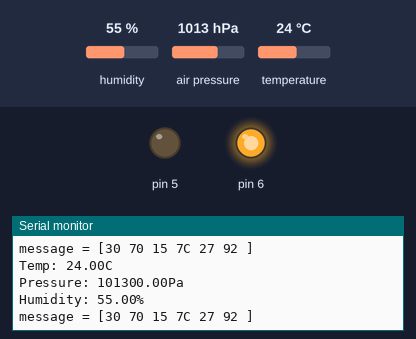
Bench run of a sketch on a simulated Arduino Uno, built with avr-gcc and run on an emulated ATmega328P. Shown: output pins drawn as LEDs (lit = HIGH), the last lines printed to the serial monitor. The inputs (shaded band) are chosen by the test bench; at power-on: humidity 55 %, air pressure 1013 hPa, temperature 24 °C.

Above: at 2.2 s.
2.3 s: humidity set to 22 %
At 3.8 s:
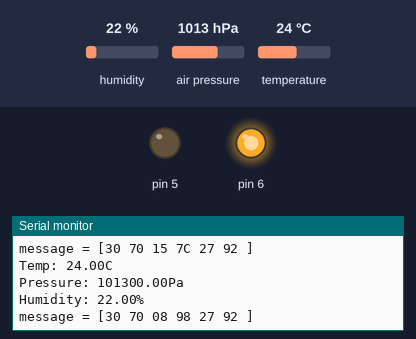
5.5 s: air pressure set to 1025 hPa
At 6.8 s:
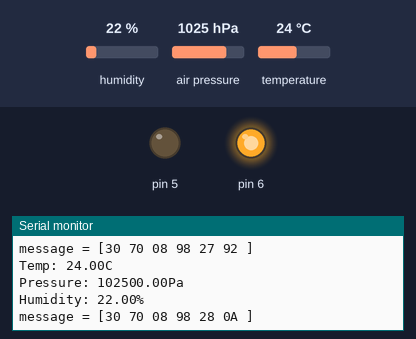
8.5 s: temperature set to 12 °C
At 9.9 s:
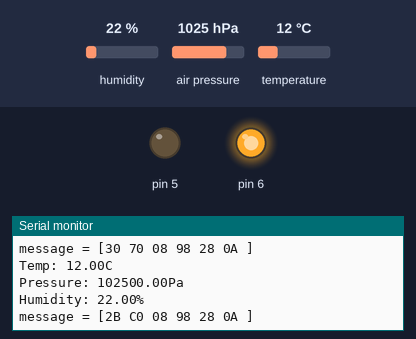

The sketch:

arduino_test_bme280.ino
```cpp
/*
 * Example sketch for bme280 to test BME 280 sensor and see how to put values in a message buffer
 */
#include "Seeed_BME280.h"
#include <Wire.h>
#define PAYLOADSIZE 6 //Max 40    The size of the package to be sent

BME280 bme280;
float bme280_temperature;
float bme280_pressure;
float bme280_humidity;
uint16_t temp;
uint16_t hum;
uint16_t p;
uint8_t  message[6];  // including byte[0]

void setup()
{
  pinMode(5, OUTPUT);
  pinMode(6, OUTPUT);
  digitalWrite(6, HIGH);
  digitalWrite(5, LOW);

  Serial.begin(115200);
  delay(1000);
  Serial.println("test start");

  if(!bme280.init()){
    Serial.println("Device error!");
  }
}


void print_message() {
  Serial.print(F("message = ["));
  for(int i=0; i<PAYLOADSIZE; i++) {
    if (message[i] < 16) Serial.print(F("0"));
    Serial.print(message[i], HEX);
    Serial.print(F(" "));
  }
  Serial.println("]");
}

void loop()
{
  //get and print temperatures
  bme280_temperature = bme280.getTemperature();
  Serial.print("Temp: ");
  Serial.print(bme280_temperature);
  Serial.println("C");//The unit for  Celsius because original arduino don't support special symbols

  //get and print atmospheric pressure data
  bme280_pressure = bme280.getPressure();
  Serial.print("Pressure: ");
  Serial.print(bme280_pressure);
  Serial.println("Pa");

  //get and print humidity data
  bme280_humidity = bme280.getHumidity();
  Serial.print("Humidity: ");
  Serial.print(bme280_humidity);
  Serial.println("%");

  //put everything in a message buffer and print it
  temp = (bme280_temperature + 100 )*100 ;
  message[0] = temp >> 8;
  message[1] = temp;

  hum = (bme280_humidity) * 100 ;
  message[2] = hum >> 8;
  message[3] = hum;

  p = (bme280_pressure)/10 ;
  message[4] = p >> 8;
  message[5] = p;

  print_message();

  delay(1000);
}
```

Measured:
- after the input at 2.3 s, the serial monitor: prints a new line after 0.72 s (image 1)
- after the input at 5.5 s, the serial monitor: prints a new line after 0.53 s (image 2)
- after the input at 8.5 s, the serial monitor: prints a new line after 0.55 s (image 3)
